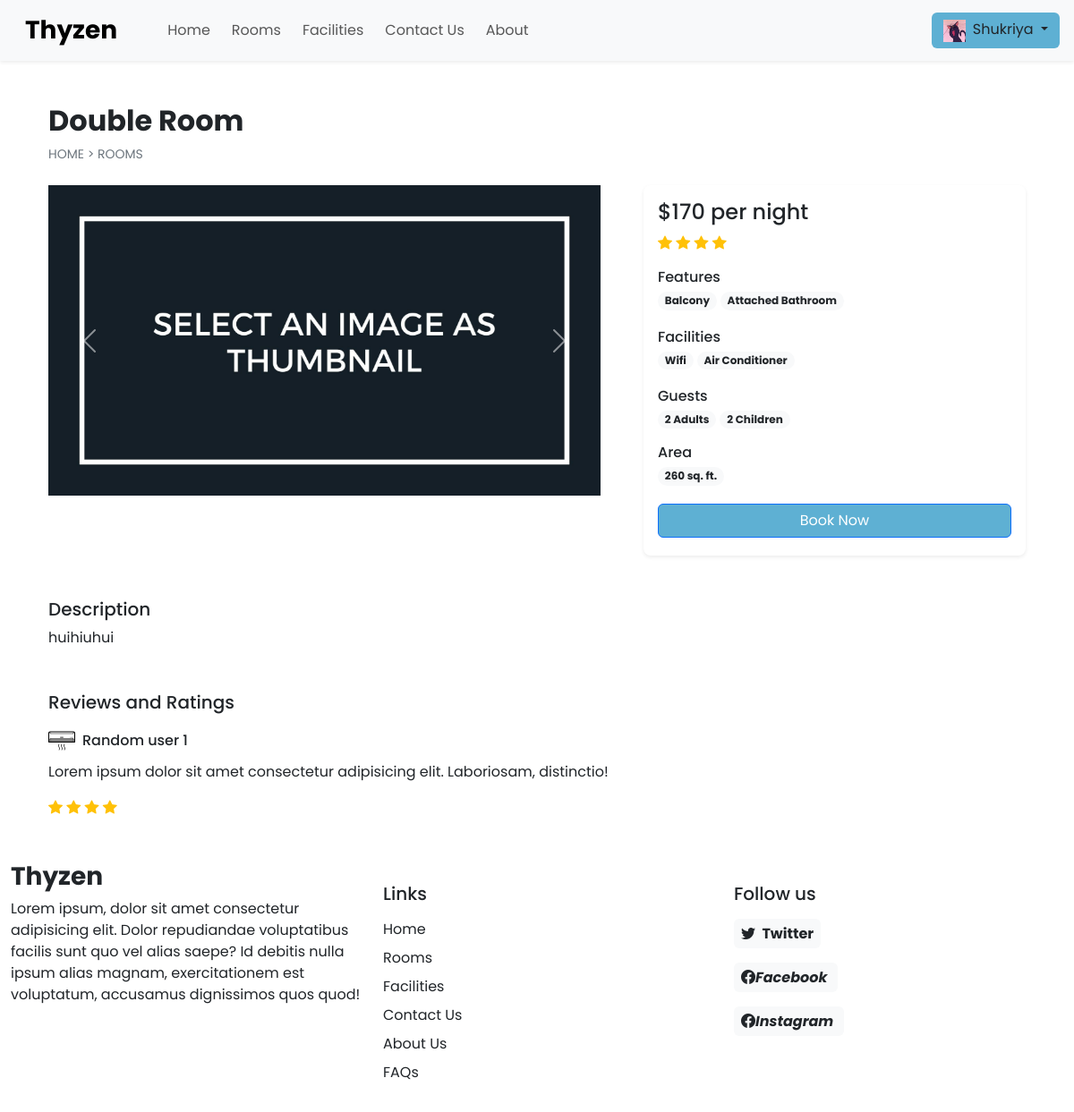
Screenshot of /room_details.php?id=5 (signed in) with the database file from the repository.
### tables this page shows
CREATE TABLE `rooms` (
  `id` int NOT NULL,
  `name` varchar(150) NOT NULL,
  `area` int NOT NULL,
  `price` int NOT NULL,
  `quantity` int NOT NULL,
  `adult` int NOT NULL,
  `children` int NOT NULL,
  `description` varchar(350) NOT NULL,
  `status` tinyint NOT NULL DEFAULT '1',
  `removed` int NOT NULL DEFAULT '0'
);

CREATE TABLE `features` (
  `id` int NOT NULL,
  `name` varchar(50) NOT NULL
);

CREATE TABLE `facilities` (
  `id` int NOT NULL,
  `icon` varchar(100) NOT NULL,
  `name` varchar(50) NOT NULL,
  `description` varchar(100) NOT NULL
);

### admin/inc/db_config.php (called while the page is built, shortened)
<?php
    function select($sql,$values,$datatypes){
        $con = $GLOBALS['con'];
        if($stmt = mysqli_prepare($con,$sql))
        {
            mysqli_stmt_bind_param($stmt,$datatypes,...$values);
            if(mysqli_stmt_execute($stmt)){
                $res = mysqli_stmt_get_result($stmt);
                return $res;
            }
            else{
                mysqli_stmt_close($stmt);
                die("query cannot be executed -select");
            }
        }
        else{
            die("query cannot be prepared - select");
        }
    }
?>

### room_details.php (the view, shortened to what this page needs)
<!DOCTYPE html>
<html lang="en">
<head>
    <link rel="stylesheet" href="css/common.css" />
    <?php require('inc/links.php'); ?>
</head>
<body>
    <?php require('inc/header.php'); ?>
    <?php
    $data = filteration($_GET);
    $room_res = select("SELECT * FROM `rooms` WHERE `id`=? AND `status`=? AND `removed`=?", [$data['id'], 1, 0], 'iii');
    $room_data = mysqli_fetch_assoc($room_res);
    ?>
    <div class="container">
        <div class="row">
            <div class="col-12 my-5 mb-4 px-4">
                <h2 class="fw-bold"><?php echo $room_data['name'] ?></h2>
                <div style="font-size: 14px;">
                    <a href="index.php" class="text-secondary text-decoration-none">HOME</a>
                    <span class="text-secondary"> > </span>
                    <a href="rooms.php" class="text-secondary text-decoration-none">ROOMS</a>
                </div>
            </div>
            <div class="col-lg-7 col-md-12 px-4">
                <div id="roomCarouselCOntrols" class="carousel slide" data-bs-ride="carousel">
                    <div class="carousel-inner">
                        <?php
                        $room_img = ROOMS_IMG_PATH . "thumbnail.jpg";
                        $img_q = mysqli_query($con, "SELECT * FROM `room_images`
                                 WHERE `room_id`='$room_data[id]'");
                        if (mysqli_num_rows($img_q) > 0) {
                            $active_class = 'active';
                            while ($img_res = mysqli_fetch_assoc($img_q)) {
                                echo "
                                    <div class='carousel-item $active_class'>
                                        <img src='" . ROOMS_IMG_PATH . $img_res['image'] . "' class='d-block w-100 rounded'>
                                    </div>;
                                    ";
                                $active_class = '';
                            }
                        } else {
                            echo "<div class='carousel-item active'>
                                    <img src='$room_img' class='d-block w-100'>
                                </div>";
                        }
                        ?>
                    </div>
                    <button class="carousel-control-prev" type="button" data-bs-target="#roomCarousel" data-bs-slide="prev">
                        <span class="carousel-control-prev-icon" aria-hidden="true"></span>
                    </button>
                    <button class="carousel-control-next" type="button" data-bs-target="#roomCarousel" data-bs-slide="next">
                        <span class="carousel-control-next-icon" aria-hidden="true"></span>
                    </button>
                </div>
            </div>
            <div class="col-lg-5 col-md-12 px-4">
                <div class="card mb-4 border-0 shadow-sm rounded-3">
                    <div class="card-body">
                        <?php
                        echo <<<price
                            <h4>$$room_data[price] per night</h4>
                            price;
                        echo <<<rating
                                <div class="mb-3">
                                    <i class="bi bi-star-fill text-warning"></i>
                                    <i class="bi bi-star-fill text-warning"></i>
                                    <i class="bi bi-star-fill text-warning"></i>
                                    <i class="bi bi-star-fill text-warning"></i>
                                </div>
                            rating;
                        $fea_q = mysqli_query($con, "SELECT f.name FROM `features`f
                            INNER JOIN `room_features` rfea ON f.id = rfea.features_id
                            WHERE rfea.room_id = '$room_data[id]'");
                        $features_data = "";
                        while ($fea_row = mysqli_fetch_assoc($fea_q)) {
                            $features_data .= "<span class='badge rounded-pill bg-light text-dark text-wrap me-1 mb-1'>
                                    $fea_row[name]
                                </span>";
                        }
                        echo <<<features
                                <div class="mb-3">
                                    <h6 class="mb-1">Features</h6>
                                    $features_data
                                </div>
                            features;
                        $fac_q = mysqli_query($con, "SELECT f.name FROM `facilities` f
                            INNER JOIN `room_facilities` rfac ON f.id = rfac.facilities_id
                            WHERE rfac.room_id = '$room_data[id]'");
                        $facilities_data = "";
                        while ($fac_row = mysqli_fetch_assoc($fac_q)) {
                            $facilities_data .= "<span class='badge rounded-pill bg-light text-dark text-wrap me-1 mb-1'>
                                        $fac_row[name]
                                    </span>";
                        }
                        echo <<<facilities
                                <div class="mb-3">
                                    <h6 class="mb-1">Facilities</h6>
                                    $facilities_data
                                </div>
                            facilities;
                        echo <<<guests
                                <div class="guests mb-3">
                                    <h6 class="mb-1">Guests</h6>
                                    <span class="badge rounded-pill bg-light text-dark text-wrap">
                                    $room_data[adult] Adults
                                    </span>
                                    <span class="badge rounded-pill bg-light text-dark text-wrap">
                                    $room_data[children] Children
                                    </span>
                                </div>
                            guests;
                        echo <<<area
                                <div class="mb-3">
                                    <h6 class="mb-1">Area</h6>
                                    <span class='badge rounded-pill bg-light text-dark text-wrap me-1 mb-1'>
                                    $room_data[area] sq. ft.                                    </span>
                                </div>
                            area;
                        if (!$settings_r['shutdown']) {
                            $login = 0;
                            if (isset($_SESSION['login']) && $_SESSION['login'] == true) {
                                $login = 1;
                            }
                            echo <<<book
                                <button onclick='checkLoginToBook($login,$room_data[id])' class="btn w-100 btn-primary text-white shadow-none mb-1 custom-btn">Book Now</button>
                            book;
                        }
                        ?>
                    </div>
                </div>
            </div>
            <div class="col-12 mt-4 px-4">
                <div class="mb-5">
                    <h5>Description</h5>
                    <p>
                        <?php echo $room_data['description'] ?>
                    </p>
                </div>
                <div class="review-rating">
                    <h5 class="mb-3">Reviews and Ratings</h5>
                    <div>
                        <div class="d-flex align-items-center mb-2">
                            <img src="images/aircon.svg" width="30px">
                            <h6 class="m-0 ms-2">Random user 1</h6>
                        </div>
                        <p>Lorem ipsum dolor sit amet consectetur adipisicing elit.
                            Laboriosam, distinctio!
                        </p>
                        <div class="rating">
                            <i class="bi bi-star-fill text-warning"></i>
                            <i class="bi bi-star-fill text-warning"></i>
                            <i class="bi bi-star-fill text-warning"></i>
                            <i class="bi bi-star-fill text-warning"></i>
                        </div>
                    </div>
                </div>
            </div>
        </div>
    </div>
    <?php require('inc/footer.php'); ?>
</body>
</html>

### inc/links.php (shortened to what this page needs)
<link href="https://cdn.jsdelivr.net/npm/bootstrap@5.3.0-alpha1/dist/css/bootstrap.min.css" rel="stylesheet">
<link rel="stylesheet" href="css/common1.css"/>
<link rel="stylesheet" href="https://cdn.jsdelivr.net/npm/bootstrap-icons@1.10.3/font/bootstrap-icons.css">
<?php
    require('admin/inc/db_config.php');
    $values = [1];
    $settings_q = "SELECT * FROM `settings` WHERE `sr_no`=?";
    $settings_r = mysqli_fetch_assoc(select($settings_q,$values,'i'));
?>

### inc/header.php (shortened to what this page needs)
<?php
    require_once('admin/inc/db_config.php');
?>
<?php
    require_once('links.php');
?>
<nav id="nav-bar" class="navbar navbar-expand-lg bg-body-tertiary bg-white px-lg-3 py-lg-2 shadow-sm sticky-top">
    <div class="container-fluid">
        <a class="navbar-brand me-5 fw-bold fs-3 h-font" href="index.php">Thyzen</a>
        <div class="collapse navbar-collapse" id="navbarSupportedContent">
            <ul class="navbar-nav me-auto mb-2 mb-lg-0 align-items-center w-75 ">
                <li class="nav-item ">
                    <a class="nav-link me-2" href="index.php">Home</a>
                </li>
                <li class="nav-item ">
                    <a class="nav-link me-2" href="rooms.php">Rooms</a>
                </li>
                <li class="nav-item ">
                    <a class="nav-link me-2" href="facilities.php">Facilities</a>
                </li>
                <li class="nav-item ">
                    <a class="nav-link me-2" href="contact.php">Contact Us</a>
                </li>
                <li class="nav-item ">
                    <a class="nav-link" href="about.php">About</a>
                </li>
            </ul>
        </div>
    </div>
    <?php
    if (isset($_SESSION['login']) && $_SESSION['login'] == true)
    {
        $path = USERS_IMG_PATH;
        echo <<<data
                <div class="btn-group">
                    <button type="button" class="btn custom-btn shadow-none dropdown-toggle" data-bs-toggle="dropdown" data-bs-display="static" aria-expanded="false">
                        <img src="$path$_SESSION[uPic]" style="width:25px; height:25px;" class="me-1"/>
                        $_SESSION[ufName]
                    </button>
                        <ul class="dropdown-menu dropdown-menu-lg-end">
                            <li><button class="dropdown-item" href="profile.php">Profile</button></li>
                            <li><a class="dropdown-item" href="bookings.php">Booking</a></li>
                            <a class="dropdown-item" href="logout.php">Log Out</a>
                        </ul>
                </div>
                data;
    }
    ?>
</nav>

### inc/footer.php (shortened to what this page needs)
<!DOCTYPE html>
<html lang="en">
<head>
</head>
<body>
    <!-- <?php
    $contactQ = "SELECT * FROM `contact_details` WHERE `sr_no` = ?";
    $values = [1];
    $contact_r = mysqli_fetch_assoc(select($contactQ, $values, 'i'));
    ?> -->
    <div class="container-fluid bg-white mt-5 d-flex">
        <div class="col-lg-4">
            <h3 class="h-font fw-bold fs-3 mb-2">Thyzen</h3>
            <p>Lorem ipsum, dolor sit amet consectetur adipisicing elit.
                Dolor repudiandae voluptatibus facilis sunt quo vel alias saepe?
                Id debitis nulla ipsum alias magnam, exercitationem est voluptatum, accusamus dignissimos quos quod!</p>
        </div>
        <div class="col-lg-4 p-4">
            <h5 class="mb-3">Links</h5>
            <a href="index.php" class="d-inline-block mb-2 text-dark text-decoration-none">Home</a><br>
            <a href="rooms.php" class="d-inline-block mb-2 text-dark text-decoration-none">Rooms</a><br>
            <a href="facilities.php" class="d-inline-block mb-2 text-dark text-decoration-none">Facilities</a><br>
            <a href="facilities.php" class="d-inline-block mb-2 text-dark text-decoration-none">Contact Us</a><br>
            <a href="about.php" class="d-inline-block mb-2 text-dark text-decoration-none">About Us</a><br>
            <a href="faq.php" class="d-inline-block mb-2 text-dark text-decoration-none">FAQs</a><br>
        </div>
        <div class="col-lg-4 p-4">
            <h5 class="mb-3">Follow us</h5>
            <?php
            if ($contact_r['tw'] != '') {
                echo <<<data
                <a href="$contact_r[tw]" class="d-inline-block mb-3">
                    <span class="badge bg-light text-dark fs-6 p-2">
                    <i class="bi bi-twitter me-1"></i> Twitter</span>
                </a>
                <br>
                data;
            }
            ?>
            <a href="<?php echo $contact_r['fb'] ?>" class="d-inline-block mb-3">
                <span class="badge bg-light text-dark fs-6 p-2">
                    <i class="bi bi-facebook me-1">Facebook</i>
                </span>
            </a>
            <br>
            <a href="<?php echo $contact_r['insta'] ?>" class="d-inline-block mb-3">
                <span class="badge bg-light text-dark fs-6 p-2">
                    <i class="bi bi-facebook me-1">Instagram</i>
                </span>
            </a>
            <br>
        </div>
    </div>
</body>
<link href="https://cdn.jsdelivr.net/npm/bootstrap@5.3.0-alpha1/dist/css/bootstrap.min.css" rel="stylesheet">
</html>

### css/common1.css (style rules this page uses)
* { font-family: 'Poppins', sans-serif; }
.custom-btn { background-color:#5EB0D3 !important; }

### rows the page displays
rooms: name "Double Room", price "170", adult "2", children "2", area "260", description "huihiuhui"
features: name "Balcony"
features: name "Attached Bathroom"
facilities: name "Wifi"
facilities: name "Air Conditioner"

### other values shown
$_SESSION[ufName] "Shukriya"
